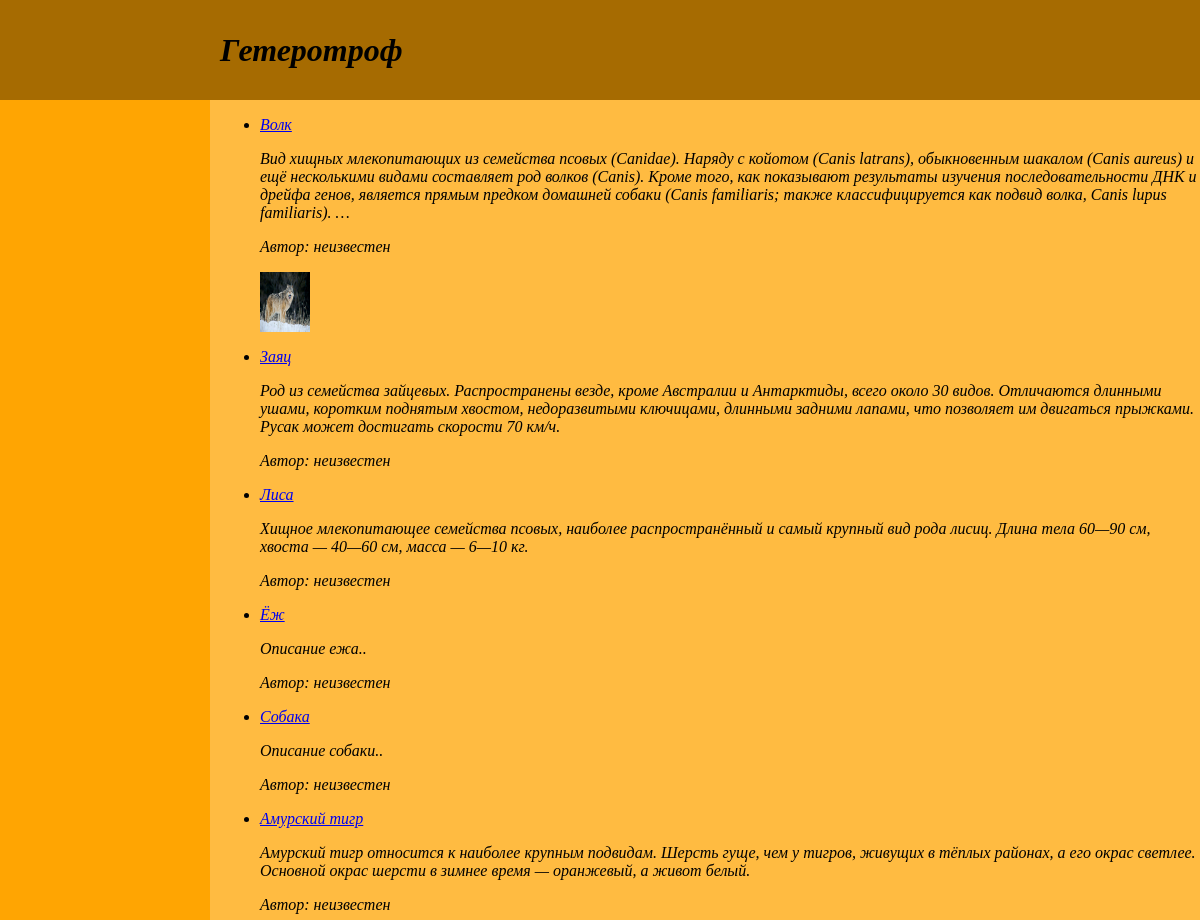
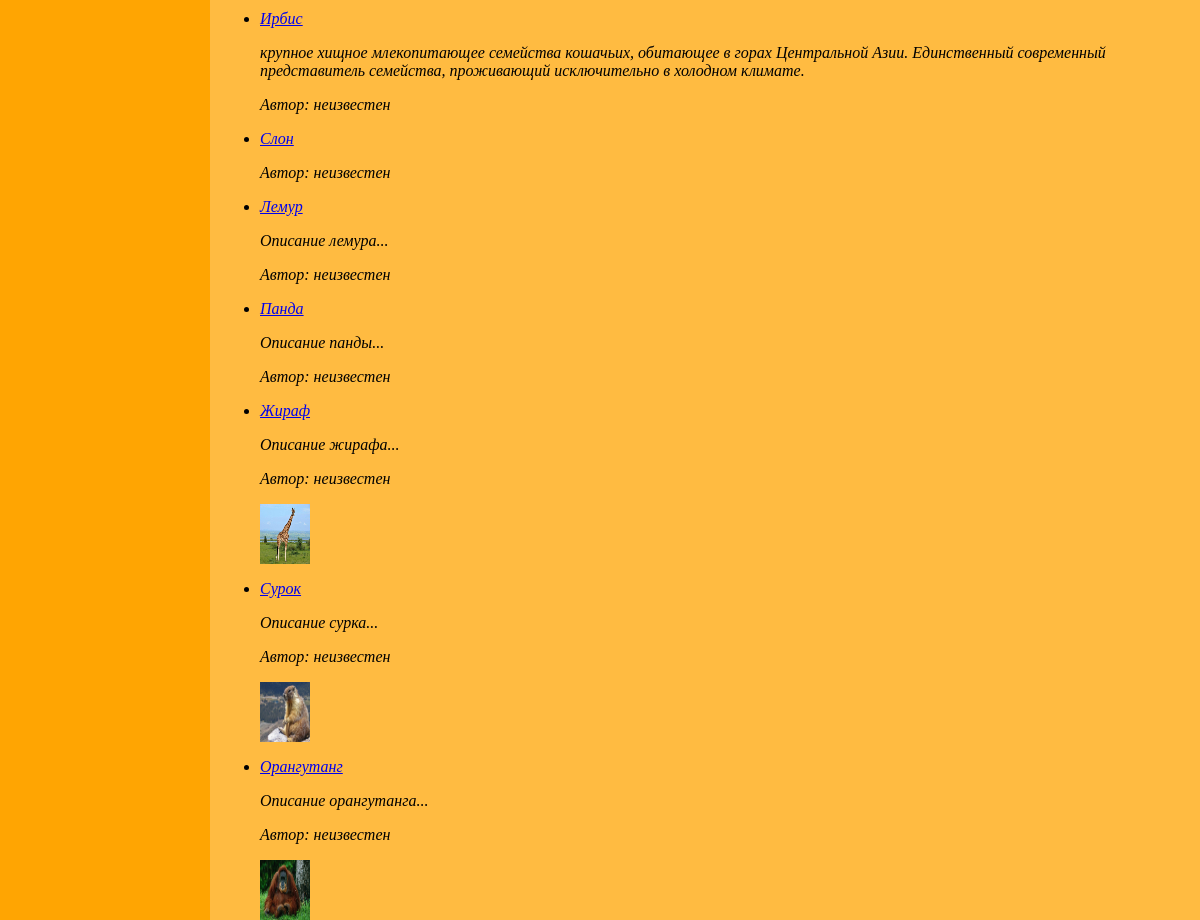
Page /earth/tag/geterotrof/ on the committed database (2 pictures, top to bottom).
### earth/models.py (models this page shows, shortened)
class EarthTags(models.Model):
    tag = models.CharField(max_length=100, db_index=True, verbose_name="Теги")
    slug = models.SlugField(max_length=255, unique=True, db_index=True)

class Earth(models.Model):
    class Status(models.IntegerChoices):
        USUAL = 0, 'Распространенное'
        RARE = 1, 'Редкое'
    class Meta:
        verbose_name = 'Наземные обитатели'
        verbose_name_plural = 'Наземные обитатели'
    objects = models.Manager()
    redbook = RedBookAnimal()
    page_name = models.CharField(max_length=255, default='earth', verbose_name="Слаг")
    animal = models.CharField(max_length=255, verbose_name="Имя животного",unique=True)
    content = models.TextField(blank=True, verbose_name="Текст о животном")
    time_create = models.DateTimeField(auto_now_add=True, verbose_name="Время создания")
    time_update = models.DateTimeField(auto_now=True, verbose_name="Время изменения")
    is_red_book = models.BooleanField(choices=tuple(map(lambda x: (bool(x[0]), x[1]), Status.choices)),
                                      default=Status.USUAL, verbose_name="Красная книга")
    class_of_animal = models.ForeignKey('Earth_Kinds', on_delete=models.PROTECT, null=True,
                                        verbose_name="Класс животного")
    unique_fact = models.OneToOneField('Earth_Facts', on_delete=models.SET_NULL, null=True, blank=True,
                                       related_name='fact', verbose_name="Факт о животном")
    tags = models.ManyToManyField('EarthTags', blank=True, related_name='tags', verbose_name="Теги")
    image = models.ImageField(upload_to="images/%Y/%m/%d/",default=None,blank=True,null=True,
                              verbose_name="Изображение")
    author = models.ForeignKey(get_user_model(), on_delete=models.SET_NULL, null=True, default=None)

### earth/views.py (the view)
# urls.py: path('tag/<slug:earth_tag_slug>/', views.show_tags, name='tag'),
def show_tags(request, earth_tag_slug):
    tag = get_object_or_404(EarthTags, slug=earth_tag_slug)
    data_tags = {
        'title': f'Тег: {tag.tag}',
        'header': tag.tag,
        'content': Earth.objects.filter(tags=tag.id)
        }
    return render(request, 'earth/earth_animals.html', data_tags)

### earth/templates/earth/earth_animals.html
{% extends 'animal_base_list.html' %}

### templates/animal_base_list.html (shortened to what this page needs)
<html lang="en">
{% load static %}
<head>
</head>
<body>
<div class="header">
    <h1>{{header}}</h1>
</div>
<div class="content">
<ul>
        {% for items in content %}
        <li>
               <p><a href="{{items.page_name}}/">{{items.animal}}</a></p>
               <p>{{items.content|truncatewords:50}}</p>
                <p>Автор: {{items.author.username|default:"неизвестен"}}</p>
                {% if items.image %}
                    <p><img class="img-article-left thumb" src="{{items.image.url}}" width="50" height="60"></p>
                {% endif %}
        </li>
        {% endfor %}
</ul>
    </div>
<div class="sidebar"></div>
</body>
</html>

### templates/animal_base_list.html (style rules this page uses)
.header { display: flex; padding-left: 220px; align-items: center; font-style:italic; background: #A66B01; position:absolute; left:0px; top:0px; bottom:0; right:0; height: 100px; }
.content { font-style:oblique; padding-left: 20px; background: #FFBB41; position:absolute; left:200px; top:100px; bottom:0; right:0; }
.sidebar { position:absolute; padding-top: 50px; padding-left: 10px; background: #FFA502; left:0px; top:100px; bottom:0; width: 200px; }

### rows in the picture
EarthTags: tag "Гетеротроф"
Earth: animal "Волк", content "Вид хищных млекопитающих из семейства псовых (Canidae). Наряду с койотом (Canis latrans), обыкновенным шакалом (Canis aureus) и ещё несколькими видами составляет род волков (Canis). Кроме того, как показывают результаты изучения последовательности ДНК и дрейфа генов, является прямым предком домашней собаки (Canis familiaris; также классифицируется как подвид волка, Canis lupus familiaris). …", author.username "неизвестен", image (picture)
Earth: animal "Заяц", content "Род из семейства зайцевых. Распространены везде, кроме Австралии и Антарктиды, всего около 30 видов. Отличаются длинными ушами, коротким поднятым хвостом, недоразвитыми ключицами, длинными задними лапами, что позволяет им двигаться прыжками. Русак может достигать скорости 70 км/ч.", author.username "неизвестен"
Earth: animal "Лиса", content "Хищное млекопитающее семейства псовых, наиболее распространённый и самый крупный вид рода лисиц. Длина тела 60—90 см, хвоста — 40—60 см, масса — 6—10 кг.", author.username "неизвестен"
Earth: animal "Ёж", content "Описание ежа..", author.username "неизвестен"
Earth: animal "Собака", content "Описание собаки..", author.username "неизвестен"
Earth: animal "Амурский тигр", content "Амурский тигр относится к наиболее крупным подвидам. Шерсть гуще, чем у тигров, живущих в тёплых районах, а его окрас светлее. Основной окрас шерсти в зимнее время — оранжевый, а живот белый.", author.username "неизвестен"
Earth: animal "Ирбис", content "крупное хищное млекопитающее семейства кошачьих, обитающее в горах Центральной Азии. Единственный современный представитель семейства, проживающий исключительно в холодном климате.", author.username "неизвестен"
Earth: animal "Слон", author.username "неизвестен"
Earth: animal "Лемур", content "Описание лемура...", author.username "неизвестен"
Earth: animal "Панда", content "Описание панды...", author.username "неизвестен"
Earth: animal "Жираф", content "Описание жирафа...", author.username "неизвестен", image (picture)
Earth: animal "Сурок", content "Описание сурка...", author.username "неизвестен", image (picture)
Earth: animal "Орангутанг", content "Описание орангутанга...", author.username "неизвестен", image (picture)
